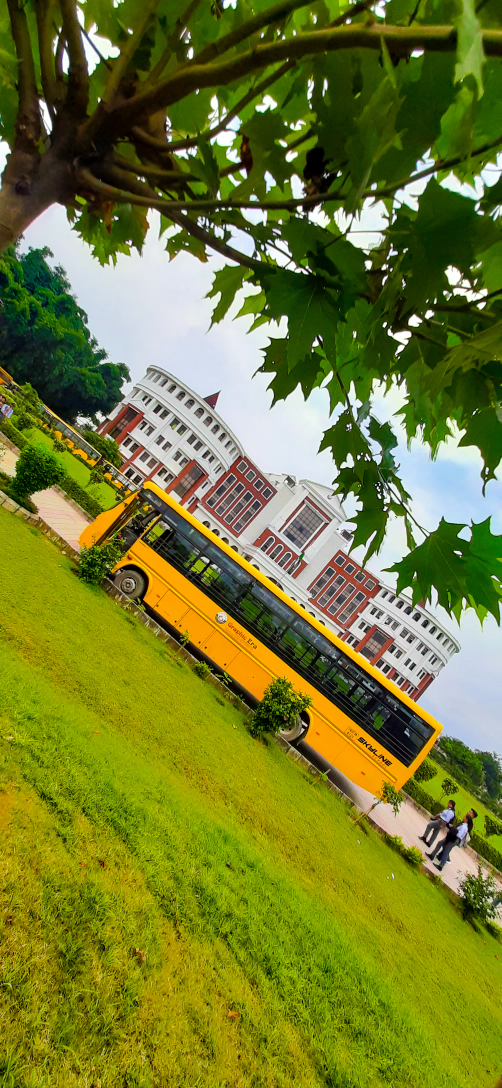
#> input picture img.jpg, 1504 x 3264 px (shown at 1/3 size)
$ jupyter execute 'Project - Dominant Color Extractions.ipynb'
#> lines starting #> are read from the running program, lines starting #| are printed output that depends on the picture
[cell 1]
import matplotlib.pyplot as plt
import cv2
import numpy as np
from sklearn.cluster import KMeans

[cell 2]
img=cv2.imread("img.jpg") #it reads the the image in BGR format
#> img is the input picture: shape (3264, 1504, 3); mean B, G, R 46.8, 124.1, 116.3
img=cv2.cvtColor(img,cv2.COLOR_BGR2RGB)
img=cv2.resize(img,(306,382))
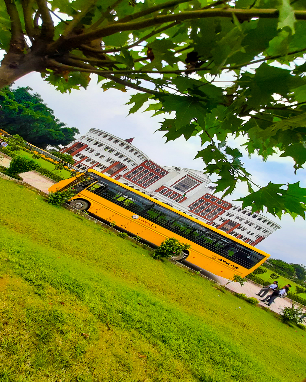
#> img: shape (382, 306, 3); mean R, G, B 116.2, 124, 46.7
print(img.shape)
#| (382, 306, 3)

[cell 3]
plt.imshow(img)

[cell 4]
X=img.reshape((-1,3)) # (m * 3) #  ...m(r*c) i hace fixed 3 and ,-1 tells to find automatically
print(X.shape)
#| (116892, 3)

[cell 5]
k=10
model=KMeans(n_clusters=k)
model.fit(X)

[cell 6]
centroids=model.cluster_centers_

[cell 7]
print(centroids)

[cell 8]
colors=np.array(centroids,dtype='uint8')

[cell 9]
print(colors)

[cell 10]
# [6 lines of commented-out code are left out]

[cell 11]
i=1
for color in colors:
    # print(color)
    plt.subplot(1,k,i)
    plt.axis("off")
    i=i+1
    mat=np.zeros((100,100,3),dtype='uint8')
    mat[:,:,:]=color
    # print(mat)
    plt.imshow(mat)
plt.show()
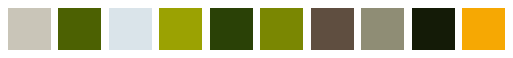
#> figure drawn by matplotlib, 10 panels

$ run again, with image.jpg copied over img.jpg
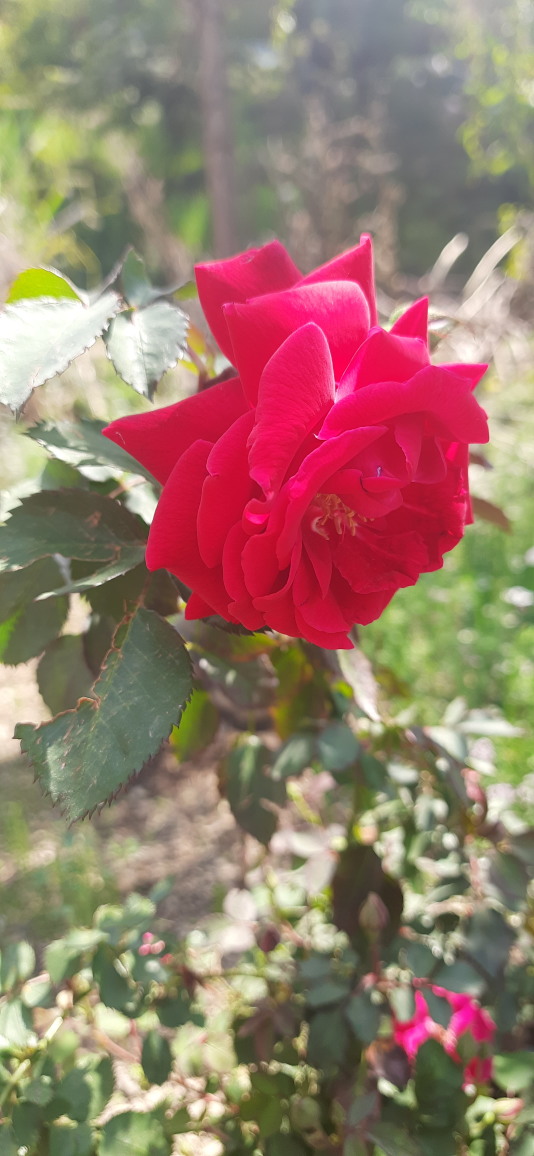
#> input picture image.jpg, 2136 x 4624 px (shown at 1/4 size)
#> img is the input picture: shape (4624, 2136, 3); mean B, G, R 109, 123.4, 152.7
#> `img=cv2.resize(img,(306,382))`:
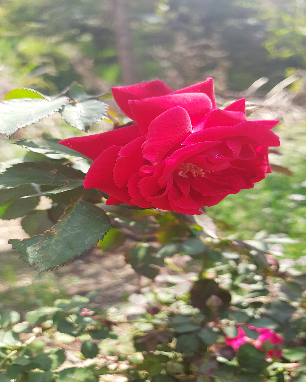
#> img: shape (382, 306, 3); mean R, G, B 152.5, 123.3, 108.9
#| (382, 306, 3)
#| (116892, 3)

$ run again, with image.png saved as img.jpg
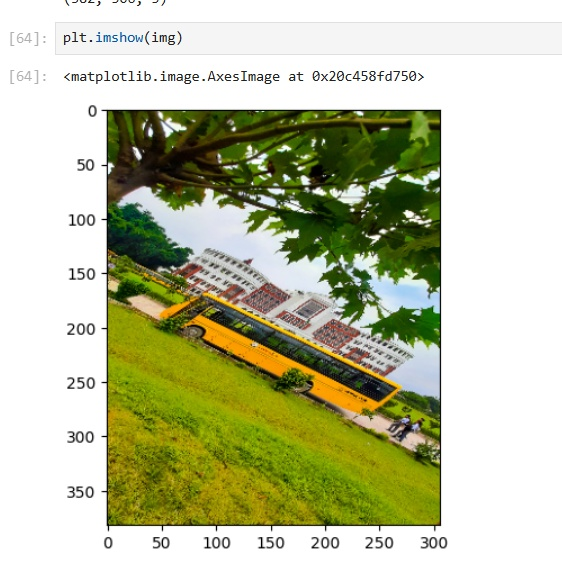
#> input picture image.png, 562 x 571 px
#> img is the input picture: shape (571, 562, 3); mean B, G, R 162.1, 194.5, 191.2
#> `img=cv2.resize(img,(306,382))`:
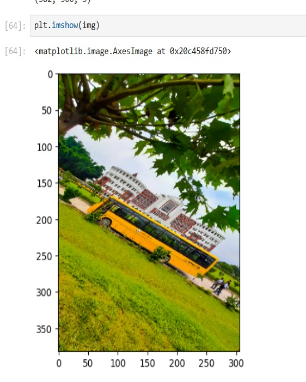
#> img: shape (382, 306, 3); mean R, G, B 191.1, 194.5, 162.1
#| (382, 306, 3)
#| (116892, 3)
